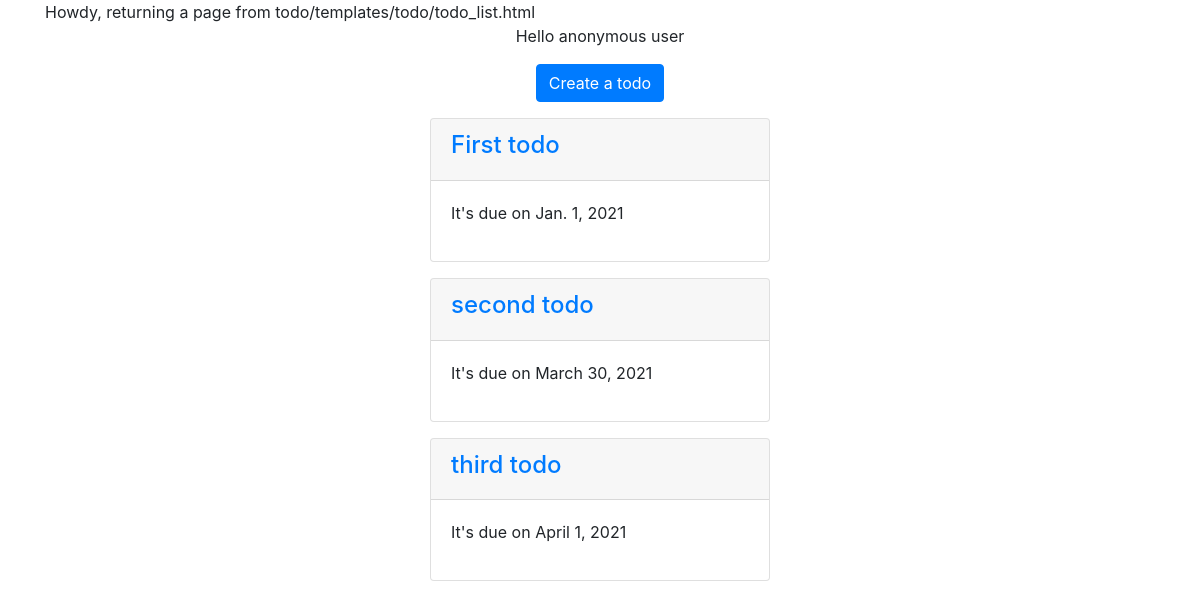
Before: / with the older database file.
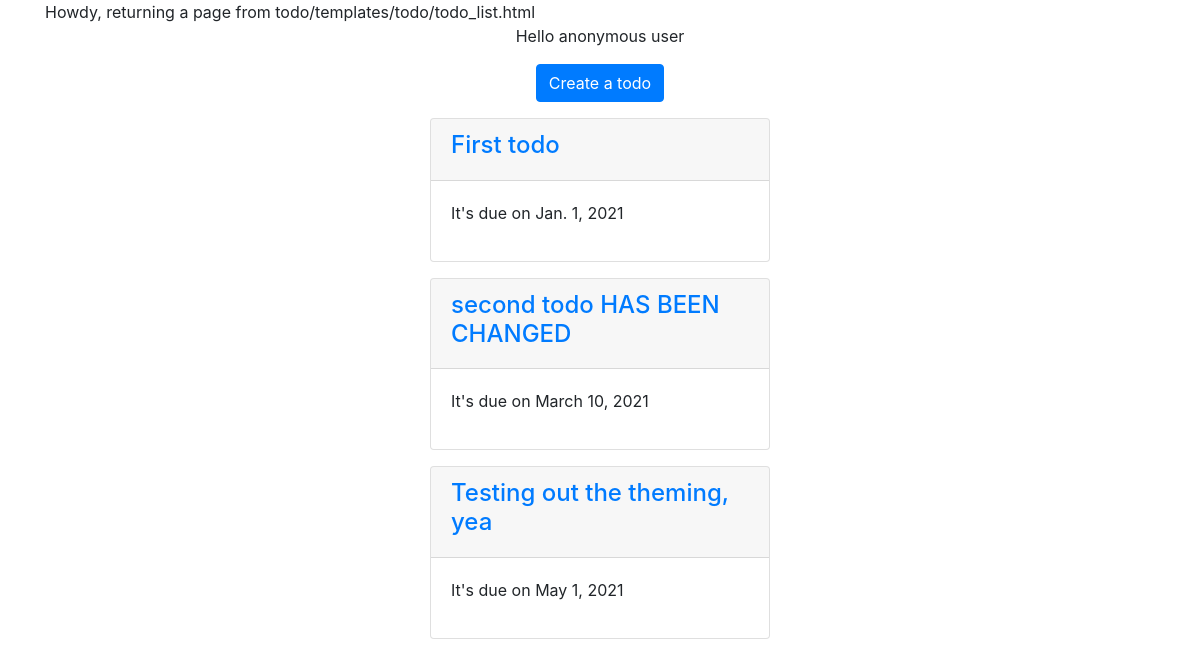
After: the same page with the newer database file.
### todo/models.py (models this page shows, shortened)
class Todo(models.Model):
    name = models.CharField(max_length=100)
    due_date = models.DateField()

### todo/views.py (the view)
# urls.py: path('', todo_list),
def todo_list(request):
    todos = Todo.objects.all()
    context = {
        "todo_list": todos
    }
    return render(request, "todo/todo_list.html", context)

### todo/templates/todo/todo_list.html
{% extends "base.html" %}
{% block content %}
    Howdy, returning a page from todo/templates/todo/todo_list.html
    <div class="text-center">
        <p>
            {% if request.user.is_authenticated %}
                Hello known user
            {% else %}
                Hello anonymous user
            {% endif %}
        </p>
        <p>
            <a class="btn btn-primary" href="/create">Create a todo</a>
        </p>
    </div>
    <div class="col-4 offset-4">
    {% for todo in todo_list %}
        <div class="card mt-3">
            <div class="card-header">
                <a href="/{{ todo.id }}"><h4>{{ todo.name }}</h4></a>
            </div>
            <div class="card-body">
                <p>It's due on {{ todo.due_date }}</p>
            </div>
        </div>
    {% endfor %}
    </div>
{% endblock %}

### templates/base.html (shortened to what this page needs)
<!DOCTYPE html>
<html lang="en">
<head>
    <link rel="stylesheet" href="https://stackpath.bootstrapcdn.com/bootstrap/4.3.1/css/bootstrap.min.css">
</head>
<body>
    <div class="container">
    {% block content %}
    {% endblock content %}
    </div>
</body>
</html>

Changed rows visible on the page:
removed Todo: name "third todo", due_date "April 1, 2021"
changed Todo: name "second todo" → "second todo HAS BEEN CHANGED"; due_date "March 30, 2021" → "March 10, 2021"
added Todo: name "Testing out the theming, yea", due_date "May 1, 2021"
